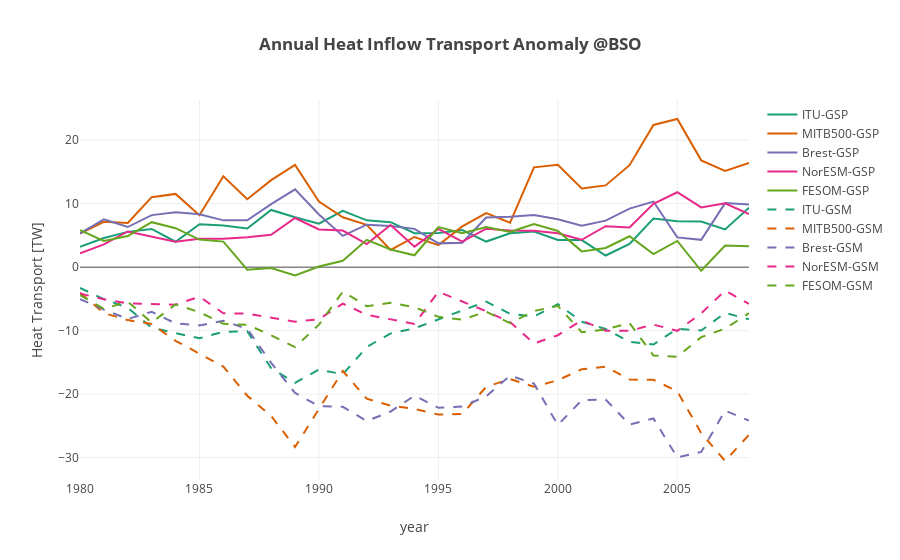

This figure's notebook cell:
### Code cell
""" Plot annual mean of heat fluxes anomaly"""
modelnames = ['ITU' , 'MITB500', 'Brest', 'NorESM', 'FESOM']
colors = ['blue', 'darkorange', 'red', 'green', 'cyan']
colors2 = cl.scales['5']['qual']['Dark2'];
# names of the control, gsp and gsn variables [total]
ctln = ['ctlbarents_heatinflow', 'barht_c[1]', 'BSOrefheat_in', 'inflow_ht_NorESM_BSO_ctrl', 'ctlheattransp_BSO_in']
gspn = ['gspbarents_heatinflow', 'barht_gsp[1]', 'BSOgspheat_in', 'inflow_ht_NorESM_BSO_gsp', 'gspheattransp_BSO_in']
gsnn = ['gsnbarents_heatinflow', 'barht_gsm[1]', 'BSOgsnheat_in', 'inflow_ht_NorESM_BSO_gsn', 'gsnheattransp_BSO_in']

coeffs = [1,1,1,1,1]

layout = go.Layout(
    title='<b>Annual Heat Inflow Transport Anomaly @BSO</b>',
    yaxis=dict(
        title='Heat Transport [TW]',
        #range=[-14, 14]
    ),
    xaxis=dict(
        title='year'
    )
)    


def update_plot(models):
    
    datap = []
    datan = []
    for ind,mdl in enumerate(models):
        dnm = 'ds'+np.str(ind)+'.'+ctln[ind]+'.groupby(\'time.year\').mean().year'
        time = np.copy(eval(dnm))
        dnm = 'ds'+np.str(ind)+'.'+ctln[ind]+'.groupby(\'time.year\').mean()'
        dnm2 = 'ds'+np.str(ind)+'.'+gspn[ind]+'.groupby(\'time.year\').mean()'
        dnm3 = 'ds'+np.str(ind)+'.'+gsnn[ind]+'.groupby(\'time.year\').mean()'
        val1 = np.copy(eval(dnm2)-eval(dnm))*coeffs[ind]
        val2 = np.copy(eval(dnm3)-eval(dnm))*coeffs[ind]
        trace1 = go.Scatter(            
            x = time,
            y = val1,
            mode = 'lines',
            name = mdl+'-GSP',
            line = dict(
                width = 2,
                color = colors2[ind],
                shape = 'smooth'
            )
        )
        datap.append(trace1)
        trace2 = go.Scatter(            
            x = time,
            y = val2,
            mode = 'lines',
            name = mdl+'-GSM',
            line = dict(
                width = 2,
                color = colors2[ind],
                dash = 'dash',
                shape = 'smooth'
            )
        )
        datan.append(trace2)


   
    data = datap + datan
    
    fig = go.Figure(data=data, layout=layout)
    py.offline.iplot(fig)
     
update_plot(modelnames)

### Figure 1 — Plotly figure (JSON) as saved in the notebook; plotly's stock layout.template omitted (floating-point values rounded to 4 significant figures)
{"data": [{"line": {"color": "rgb(27,158,119)", "shape": "smooth", "width": 2}, "mode": "lines", "name": "ITU-GSP", "type": "scatter", "x": [1980, 1981, 1982, 1983, 1984, 1985, 1986, 1987, 1988, 1989, 1990, 1991, 1992, 1993, 1994, 1995, 1996, 1997, 1998, 1999, 2000, 2001, 2002, 2003, 2004, 2005, 2006, 2007, 2008], "y": [3.195, 4.591, 5.559, 6.016, 4.004, 6.76, 6.563, 6.098, 9.014, 7.851, 6.859, 8.874, 7.377, 7.093, 5.36, 5.4, 5.849, 4.033, 5.327, 5.602, 4.298, 4.263, 1.837, 3.651, 7.667, 7.219, 7.183, 5.95, 9.362]}, {"line": {"color": "rgb(217,95,2)", "shape": "smooth", "width": 2}, "mode": "lines", "name": "MITB500-GSP", "type": "scatter", "x": [1980, 1981, 1982, 1983, 1984, 1985, 1986, 1987, 1988, 1989, 1990, 1991, 1992, 1993, 1994, 1995, 1996, 1997, 1998, 1999, 2000, 2001, 2002, 2003, 2004, 2005, 2006, 2007, 2008], "y": [5.285, 7.155, 6.954, 11.02, 11.54, 8.175, 14.31, 10.71, 13.71, 16.11, 10.33, 7.866, 6.662, 2.715, 4.754, 3.47, 6.423, 8.507, 6.996, 15.72, 16.11, 12.41, 12.88, 16.07, 22.41, 23.34, 16.83, 15.17, 16.44]}, {"line": {"color": "rgb(117,112,179)", "shape": "smooth", "width": 2}, "mode": "lines", "name": "Brest-GSP", "type": "scatter", "x": [1980, 1981, 1982, 1983, 1984, 1985, 1986, 1987, 1988, 1989, 1990, 1991, 1992, 1993, 1994, 1995, 1996, 1997, 1998, 1999, 2000, 2001, 2002, 2003, 2004, 2005, 2006, 2007, 2008], "y": [5.317, 7.524, 6.325, 8.203, 8.637, 8.35, 7.376, 7.377, 9.939, 12.26, 8.312, 4.926, 6.694, 6.481, 6.035, 3.749, 3.85, 7.821, 7.946, 8.2, 7.542, 6.536, 7.327, 9.232, 10.34, 4.693, 4.302, 10.09, 9.884]}, {"line": {"color": "rgb(231,41,138)", "shape": "smooth", "width": 2}, "mode": "lines", "name": "NorESM-GSP", "type": "scatter", "x": [1980, 1981, 1982, 1983, 1984, 1985, 1986, 1987, 1988, 1989, 1990, 1991, 1992, 1993, 1994, 1995, 1996, 1997, 1998, 1999, 2000, 2001, 2002, 2003, 2004, 2005, 2006, 2007, 2008], "y": [2.178, 3.596, 5.628, 4.818, 3.997, 4.459, 4.489, 4.729, 5.092, 7.742, 5.932, 5.759, 3.627, 6.634, 3.23, 6.027, 4.006, 6.068, 5.763, 5.752, 5.356, 4.315, 6.445, 6.264, 9.974, 11.81, 9.414, 10.07, 8.373]}, {"line": {"color": "rgb(102,166,30)", "shape": "smooth", "width": 2}, "mode": "lines", "name": "FESOM-GSP", "type": "scatter", "x": [1980, 1981, 1982, 1983, 1984, 1985, 1986, 1987, 1988, 1989, 1990, 1991, 1992, 1993, 1994, 1995, 1996, 1997, 1998, 1999, 2000, 2001, 2002, 2003, 2004, 2005, 2006, 2007, 2008], "y": [5.828, 4.14, 4.902, 7.09, 6.145, 4.348, 4.027, -0.3984, -0.1205, -1.313, 0.09319, 1.012, 4.31, 2.792, 1.876, 6.316, 5.348, 6.315, 5.55, 6.779, 5.709, 2.486, 3.017, 4.866, 2.065, 4.135, -0.5712, 3.395, 3.305]}, {"line": {"color": "rgb(27,158,119)", "dash": "dash", "shape": "smooth", "width": 2}, "mode": "lines", "name": "ITU-GSM", "type": "scatter", "x": [1980, 1981, 1982, 1983, 1984, 1985, 1986, 1987, 1988, 1989, 1990, 1991, 1992, 1993, 1994, 1995, 1996, 1997, 1998, 1999, 2000, 2001, 2002, 2003, 2004, 2005, 2006, 2007, 2008], "y": [-3.28, -5.024, -6.405, -9.533, -10.39, -11.21, -10.18, -10.09, -15.91, -18.21, -16.14, -16.87, -12.58, -10.44, -9.635, -8.269, -6.835, -5.418, -7.357, -7.761, -5.837, -8.596, -9.745, -11.77, -12.19, -9.694, -9.992, -7.211, -8.21]}, {"line": {"color": "rgb(217,95,2)", "dash": "dash", "shape": "smooth", "width": 2}, "mode": "lines", "name": "MITB500-GSM", "type": "scatter", "x": [1980, 1981, 1982, 1983, 1984, 1985, 1986, 1987, 1988, 1989, 1990, 1991, 1992, 1993, 1994, 1995, 1996, 1997, 1998, 1999, 2000, 2001, 2002, 2003, 2004, 2005, 2006, 2007, 2008], "y": [-4.017, -7.235, -8.34, -8.95, -11.6, -13.66, -15.65, -20.26, -23.45, -28.33, -22.3, -16.36, -20.73, -21.8, -22.33, -23.23, -23.12, -18.86, -17.62, -18.85, -17.82, -16.08, -15.68, -17.7, -17.75, -19.57, -26.14, -30.54, -26.4]}, {"line": {"color": "rgb(117,112,179)", "dash": "dash", "shape": "smooth", "width": 2}, "mode": "lines", "name": "Brest-GSM", "type": "scatter", "x": [1980, 1981, 1982, 1983, 1984, 1985, 1986, 1987, 1988, 1989, 1990, 1991, 1992, 1993, 1994, 1995, 1996, 1997, 1998, 1999, 2000, 2001, 2002, 2003, 2004, 2005, 2006, 2007, 2008], "y": [-5.025, -6.685, -8.175, -7.024, -8.86, -9.185, -8.458, -9.722, -15.07, -19.82, -21.91, -22.0, -24.25, -22.75, -20.24, -22.16, -21.95, -20.35, -17.08, -18.35, -24.87, -20.96, -20.84, -24.8, -23.84, -29.99, -29.12, -22.6, -24.18]}, {"line": {"color": "rgb(231,41,138)", "dash": "dash", "shape": "smooth", "width": 2}, "mode": "lines", "name": "NorESM-GSM", "type": "scatter", "x": [1980, 1981, 1982, 1983, 1984, 1985, 1986, 1987, 1988, 1989, 1990, 1991, 1992, 1993, 1994, 1995, 1996, 1997, 1998, 1999, 2000, 2001, 2002, 2003, 2004, 2005, 2006, 2007, 2008], "y": [-4.152, -5.065, -5.722, -5.779, -5.909, -4.647, -7.259, -7.327, -7.902, -8.589, -8.209, -5.749, -7.497, -8.265, -8.949, -3.875, -5.366, -6.95, -8.651, -12.03, -10.72, -8.385, -10.01, -10.03, -9.048, -10.03, -7.28, -3.68, -5.796]}, {"line": {"color": "rgb(102,166,30)", "dash": "dash", "shape": "smooth", "width": 2}, "mode": "lines", "name": "FESOM-GSM", "type": "scatter", "x": [1980, 1981, 1982, 1983, 1984, 1985, 1986, 1987, 1988, 1989, 1990, 1991, 1992, 1993, 1994, 1995, 1996, 1997, 1998, 1999, 2000, 2001, 2002, 2003, 2004, 2005, 2006, 2007, 2008], "y": [-4.414, -6.563, -5.435, -8.727, -5.87, -7.091, -8.932, -9.073, -10.72, -12.59, -9.063, -3.85, -6.139, -5.614, -6.306, -7.831, -8.277, -7.017, -8.82, -6.912, -6.089, -10.24, -9.809, -8.803, -13.9, -14.11, -11.03, -9.678, -7.255]}], "layout": {"title": "<b>Annual Heat Inflow Transport Anomaly @BSO</b>", "xaxis": {"title": "year"}, "yaxis": {"title": "Heat Transport [TW]"}}}
